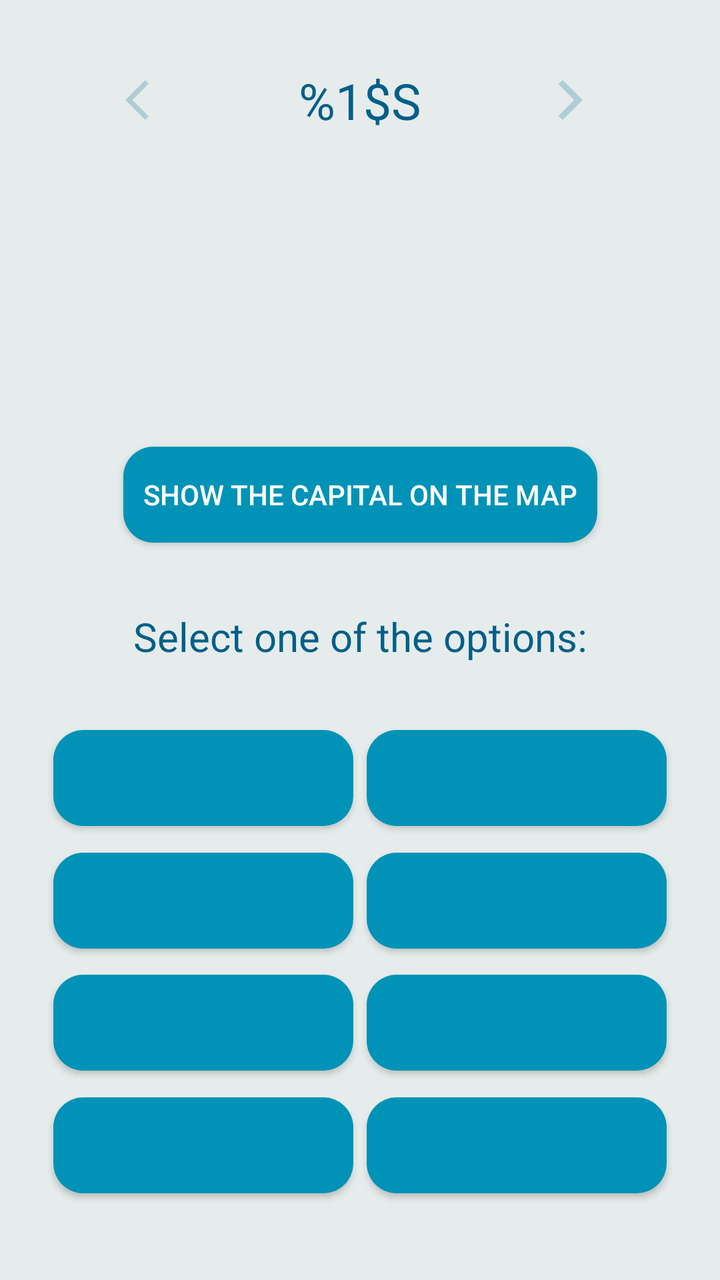
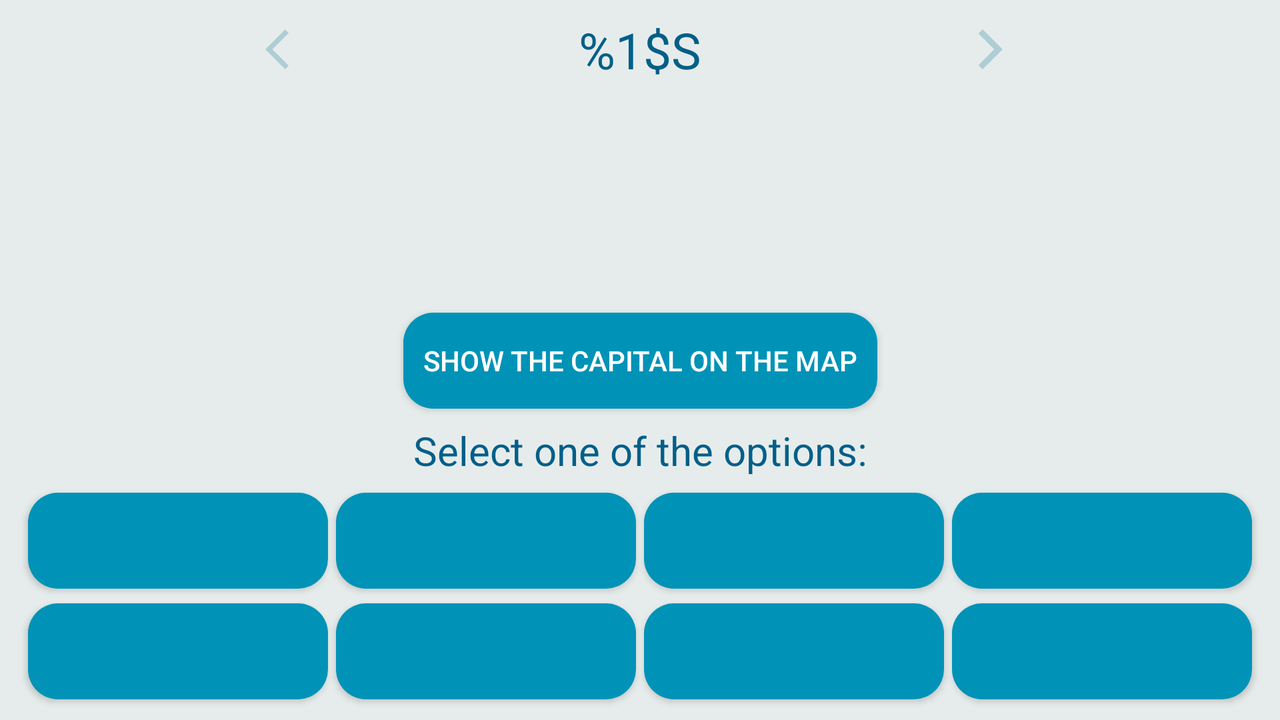

One screen, two layout resources from the same app: the default and the repository's alternative for another configuration. Each is rendered where Android would select it; the XML of both is given below.
<!-- AndroidManifest.xml: application theme AppTheme -->
<!-- res/layout/fragment_country_capital.xml -->
<?xml version="1.0" encoding="utf-8"?>
<androidx.constraintlayout.widget.ConstraintLayout xmlns:android="http://schemas.android.com/apk/res/android"
    xmlns:app="http://schemas.android.com/apk/res-auto"
    android:id="@+id/constraint_layout"
    android:layout_width="match_parent"
    android:layout_height="match_parent"
    android:elevation="6dp">

    <ImageView
        android:id="@+id/swipe_right"
        android:layout_width="wrap_content"
        android:layout_height="wrap_content"
        android:contentDescription="@string/swipe_right"
        android:src="@drawable/ic_swipe_right"
        app:layout_constraintBottom_toBottomOf="@+id/question_view"
        app:layout_constraintEnd_toEndOf="parent"
        app:layout_constraintStart_toEndOf="@+id/question_view"
        app:layout_constraintTop_toTopOf="@+id/question_view" />

    <ImageView
        android:id="@+id/swipe_left"
        android:layout_width="wrap_content"
        android:layout_height="wrap_content"
        android:contentDescription="@string/swipe_left"
        android:src="@drawable/ic_swipe_left"
        app:layout_constraintBottom_toBottomOf="@+id/question_view"
        app:layout_constraintEnd_toStartOf="@+id/question_view"
        app:layout_constraintStart_toStartOf="parent"
        app:layout_constraintTop_toTopOf="@+id/question_view" />

    <TextView
        android:id="@+id/question_view"
        android:layout_width="wrap_content"
        android:layout_height="wrap_content"
        android:layout_marginStart="20dp"
        android:layout_marginTop="20dp"
        android:layout_marginEnd="20dp"
        android:gravity="center"
        android:text="@string/question_text"
        android:textAllCaps="true"
        android:textSize="25sp"
        app:layout_constraintBottom_toTopOf="@+id/flag_button"
        app:layout_constraintEnd_toEndOf="parent"
        app:layout_constraintHorizontal_bias="0.5"
        app:layout_constraintStart_toStartOf="parent"
        app:layout_constraintTop_toTopOf="parent" />

    <ImageButton
        android:id="@+id/flag_button"
        style="?android:attr/borderlessButtonStyle"
        android:layout_width="200dp"
        android:layout_height="100dp"
        android:layout_marginTop="10dp"
        android:contentDescription="@string/content_description_flag"
        android:scaleType="fitCenter"
        android:translationZ="2dp"
        app:layout_constraintBottom_toTopOf="@+id/map_button"
        app:layout_constraintEnd_toEndOf="parent"
        app:layout_constraintHorizontal_bias="0.5"
        app:layout_constraintStart_toStartOf="parent"
        app:layout_constraintTop_toBottomOf="@+id/question_view" />

    <TextView
        android:id="@+id/choice"
        android:layout_width="match_parent"
        android:layout_height="wrap_content"
        android:layout_marginTop="20dp"
        android:gravity="center"
        android:text="@string/choice"
        android:textSize="20sp"
        app:layout_constraintBottom_toTopOf="@+id/capital_button1"
        app:layout_constraintTop_toBottomOf="@+id/map_button" />

    <Button
        android:id="@+id/map_button"
        android:layout_width="wrap_content"
        android:layout_height="wrap_content"
        android:layout_marginStart="20dp"
        android:layout_marginTop="20dp"
        android:layout_marginEnd="20dp"
        android:text="@string/map_button_enable"
        app:layout_constraintBottom_toTopOf="@+id/choice"
        app:layout_constraintEnd_toEndOf="parent"
        app:layout_constraintHorizontal_bias="0.5"
        app:layout_constraintStart_toStartOf="parent"
        app:layout_constraintTop_toBottomOf="@+id/flag_button" />

    <Button
        android:id="@+id/capital_button1"
        android:layout_width="150dp"
        android:layout_height="wrap_content"
        android:layout_marginStart="20dp"
        android:layout_marginTop="20dp"
        app:layout_constraintBottom_toTopOf="@+id/capital_button3"
        app:layout_constraintEnd_toStartOf="@+id/capital_button2"
        app:layout_constraintHorizontal_bias="0.5"
        app:layout_constraintStart_toStartOf="parent"
        app:layout_constraintTop_toBottomOf="@+id/choice" />

    <Button
        android:id="@+id/capital_button2"
        android:layout_width="150dp"
        android:layout_height="wrap_content"
        android:layout_marginTop="20dp"
        android:layout_marginEnd="20dp"
        app:layout_constraintBottom_toTopOf="@+id/capital_button4"
        app:layout_constraintEnd_toEndOf="parent"
        app:layout_constraintHorizontal_bias="0.5"
        app:layout_constraintStart_toEndOf="@+id/capital_button1"
        app:layout_constraintTop_toBottomOf="@+id/choice" />

    <Button
        android:id="@+id/capital_button3"
        android:layout_width="150dp"
        android:layout_height="wrap_content"
        android:layout_marginStart="20dp"
        app:layout_constraintBottom_toTopOf="@+id/capital_button5"
        app:layout_constraintEnd_toStartOf="@+id/capital_button4"
        app:layout_constraintHorizontal_bias="0.5"
        app:layout_constraintStart_toStartOf="parent"
        app:layout_constraintTop_toBottomOf="@+id/capital_button1" />

    <Button
        android:id="@+id/capital_button4"
        android:layout_width="150dp"
        android:layout_height="wrap_content"
        android:layout_marginEnd="20dp"
        app:layout_constraintBottom_toTopOf="@+id/capital_button6"
        app:layout_constraintEnd_toEndOf="parent"
        app:layout_constraintHorizontal_bias="0.5"
        app:layout_constraintStart_toEndOf="@+id/capital_button3"
        app:layout_constraintTop_toBottomOf="@+id/capital_button2" />

    <Button
        android:id="@+id/capital_button5"
        android:layout_width="150dp"
        android:layout_height="wrap_content"
        android:layout_marginStart="20dp"
        app:layout_constraintBottom_toTopOf="@+id/capital_button8"
        app:layout_constraintEnd_toStartOf="@+id/capital_button6"
        app:layout_constraintHorizontal_bias="0.5"
        app:layout_constraintStart_toStartOf="parent"
        app:layout_constraintTop_toBottomOf="@+id/capital_button3" />

    <Button
        android:id="@+id/capital_button6"
        android:layout_width="150dp"
        android:layout_height="wrap_content"
        android:layout_marginEnd="20dp"
        app:layout_constraintBottom_toTopOf="@+id/capital_button7"
        app:layout_constraintEnd_toEndOf="parent"
        app:layout_constraintHorizontal_bias="0.5"
        app:layout_constraintStart_toEndOf="@+id/capital_button5"
        app:layout_constraintTop_toBottomOf="@+id/capital_button4" />

    <Button
        android:id="@+id/capital_button7"
        android:layout_width="150dp"
        android:layout_height="wrap_content"
        android:layout_marginEnd="20dp"
        android:layout_marginBottom="30dp"
        app:layout_constraintBottom_toBottomOf="parent"
        app:layout_constraintEnd_toEndOf="parent"
        app:layout_constraintHorizontal_bias="0.5"
        app:layout_constraintStart_toEndOf="@+id/capital_button8"
        app:layout_constraintTop_toBottomOf="@+id/capital_button6" />

    <Button
        android:id="@+id/capital_button8"
        android:layout_width="150dp"
        android:layout_height="wrap_content"
        android:layout_marginStart="20dp"
        android:layout_marginBottom="30dp"
        app:layout_constraintBottom_toBottomOf="parent"
        app:layout_constraintEnd_toStartOf="@+id/capital_button7"
        app:layout_constraintHorizontal_bias="0.5"
        app:layout_constraintStart_toStartOf="parent"
        app:layout_constraintTop_toBottomOf="@+id/capital_button5" />


</androidx.constraintlayout.widget.ConstraintLayout>
<!-- resources referenced by this layout -->
<resources>
  <!-- drawable ic_swipe_left (drawable-anydpi) -->
  <vector xmlns:android="http://schemas.android.com/apk/res/android"
      android:width="24dp"
      android:height="24dp"
      android:viewportWidth="24"
      android:viewportHeight="24"
      android:tint="#A0C5CF"
      android:alpha="0.8">
    <path
        android:fillColor="@android:color/white"
        android:pathData="M11.67,3.87L9.9,2.1 0,12l9.9,9.9 1.77,-1.77L3.54,12z"/>
  </vector>
  <!-- drawable ic_swipe_right (drawable-anydpi) -->
  <vector xmlns:android="http://schemas.android.com/apk/res/android"
      android:width="24dp"
      android:height="24dp"
      android:viewportWidth="24"
      android:viewportHeight="24"
      android:tint="#A0C5CF"
      android:alpha="0.8">
    <path
        android:fillColor="@android:color/white"
        android:pathData="M5.88,4.12L13.76,12l-7.88,7.88L8,22l10,-10L8,2z"/>
  </vector>
  <string name="choice">Select one of the options:</string>
  <string name="content_description_flag">Flag</string>
  <string name="map_button_enable">Show the capital on the map</string>
  <string name="question_text">%1$s</string>
  <string name="swipe_left">Swipe left to right</string>
  <string name="swipe_right">Swipe right to left</string>
  <style name="AppTheme" parent="Theme.AppCompat.Light.DarkActionBar">
          
          <item name="colorPrimary">@color/colorPrimary</item>
          <item name="colorPrimaryDark">@color/colorPrimaryDark</item>
          <item name="colorAccent">@color/colorAccent</item>
          <item name="android:windowBackground">@color/background</item>
          <item name="android:buttonStyle">@style/MyStyleButton</item>
          <item name="android:textColor">@color/text</item>
          <item name="android:alertDialogTheme">@style/MyStyleDialog</item>
  
      </style>
  <color name="colorPrimary">#005f89</color>
  <color name="colorPrimaryDark">#0093b7</color>
  <color name="colorAccent">#09cac7</color>
  <color name="background">#e6eceb</color>
  <style name="MyStyleButton" parent="Widget.AppCompat.Button.Colored">
          <item name="android:background">@drawable/button</item>
          <item name="android:textColor">@color/textButton</item>
  
          <item name="android:padding">10dp</item>
      </style>
  <color name="text">#005f89</color>
  <style name="MyStyleDialog" parent="Base.V7.Theme.AppCompat.Light">
          <item name="android:windowBackground">@color/background</item>
          <item name="android:windowIsFloating">true</item>
      </style>
  <!-- drawable button (drawable) -->
  <?xml version="1.0" encoding="utf-8"?>
  <selector xmlns:android="http://schemas.android.com/apk/res/android">
      <item android:state_enabled="false"
          android:drawable="@drawable/button_not_enabled" />
      <item android:drawable="@drawable/button_normal"/>
  </selector>
  <color name="textButton">#FFFFFF</color>
  <!-- drawable button_not_enabled (drawable) -->
  <?xml version="1.0" encoding="utf-8"?>
  <shape
      xmlns:android="http://schemas.android.com/apk/res/android"
      android:shape="rectangle">
      <solid android:color="@color/buttonNotEnabled"/>
      <corners android:radius="15dp"/>
  </shape>
  <!-- drawable button_normal (drawable) -->
  <?xml version="1.0" encoding="utf-8"?>
  <shape
      xmlns:android="http://schemas.android.com/apk/res/android"
      android:shape="rectangle">
      <solid android:color="@color/choiceButton"/>
      <corners android:radius="15dp"/>
  </shape>
  <color name="buttonNotEnabled">#a0c5cf</color>
  <color name="choiceButton">#0093b7</color>
</resources>
<!-- res/layout-land/fragment_country_capital.xml (the repository's variant of the layout above) -->
<!-- drawn on the phone turned sideways -->
<?xml version="1.0" encoding="utf-8"?>
<androidx.constraintlayout.widget.ConstraintLayout xmlns:android="http://schemas.android.com/apk/res/android"
    xmlns:app="http://schemas.android.com/apk/res-auto"
    xmlns:tools="http://schemas.android.com/tools"
    android:id="@+id/constraint_layout"
    android:layout_width="match_parent"
    android:layout_height="match_parent"
    android:elevation="6dp">

    <ImageView
        android:id="@+id/swipe_right"
        android:layout_width="wrap_content"
        android:layout_height="wrap_content"
        android:contentDescription="@string/swipe_right"
        android:src="@drawable/ic_swipe_right"
        app:layout_constraintBottom_toBottomOf="@+id/question_view"
        app:layout_constraintEnd_toEndOf="parent"
        app:layout_constraintStart_toEndOf="@+id/question_view"
        app:layout_constraintTop_toTopOf="@+id/question_view" />

    <ImageView
        android:id="@+id/swipe_left"
        android:layout_width="wrap_content"
        android:layout_height="wrap_content"
        android:contentDescription="@string/swipe_left"
        android:src="@drawable/ic_swipe_left"
        app:layout_constraintBottom_toBottomOf="@+id/question_view"
        app:layout_constraintEnd_toStartOf="@+id/question_view"
        app:layout_constraintStart_toStartOf="parent"
        app:layout_constraintTop_toTopOf="@+id/question_view" />

    <TextView
        android:id="@+id/question_view"
        android:layout_width="wrap_content"
        android:layout_height="wrap_content"
        android:layout_marginTop="3dp"
        android:gravity="center"
        android:text="@string/question_text"
        android:textAllCaps="true"
        android:textSize="25sp"
        app:layout_constraintBottom_toBottomOf="@+id/swipe_left"
        app:layout_constraintEnd_toEndOf="parent"
        app:layout_constraintHorizontal_bias="0.5"
        app:layout_constraintStart_toStartOf="parent"
        app:layout_constraintTop_toTopOf="parent" />

    <ImageButton
        android:id="@+id/flag_button"
        style="?android:attr/borderlessButtonStyle"
        android:layout_width="200dp"
        android:layout_height="100dp"
        android:scaleType="fitCenter"
        android:translationZ="2dp"
        app:layout_constraintBottom_toTopOf="@+id/map_button"
        app:layout_constraintEnd_toEndOf="parent"
        app:layout_constraintHorizontal_bias="0.5"
        app:layout_constraintStart_toStartOf="parent"
        app:layout_constraintTop_toBottomOf="@+id/question_view" />

    <TextView
        android:id="@+id/choice"
        android:layout_width="match_parent"
        android:layout_height="wrap_content"
        android:gravity="center"
        android:text="@string/choice"
        android:textSize="20sp"
        app:layout_constraintBottom_toTopOf="@+id/capital_button1"
        app:layout_constraintTop_toBottomOf="@+id/map_button" />

    <Button
        android:id="@+id/map_button"
        android:layout_width="wrap_content"
        android:layout_height="wrap_content"
        android:layout_marginStart="20dp"
        android:layout_marginEnd="20dp"
        android:contentDescription="@string/content_description_flag"
        android:text="@string/map_button_enable"
        app:layout_constraintBottom_toTopOf="@+id/choice"
        app:layout_constraintEnd_toEndOf="parent"
        app:layout_constraintHorizontal_bias="0.5"
        app:layout_constraintStart_toStartOf="parent"
        app:layout_constraintTop_toBottomOf="@+id/flag_button" />

    <Button
        android:id="@+id/capital_button1"
        android:layout_width="150dp"
        android:layout_height="wrap_content"
        android:layout_marginStart="10dp"
        app:layout_constraintBottom_toTopOf="@+id/capital_button2"
        app:layout_constraintEnd_toStartOf="@+id/capital_button3"
        app:layout_constraintHorizontal_bias="0.5"
        app:layout_constraintStart_toStartOf="parent"
        app:layout_constraintTop_toBottomOf="@+id/choice" />

    <Button
        android:id="@+id/capital_button2"
        android:layout_width="150dp"
        android:layout_height="wrap_content"
        android:layout_marginStart="10dp"
        android:layout_marginBottom="3dp"
        app:layout_constraintBottom_toBottomOf="parent"
        app:layout_constraintEnd_toStartOf="@+id/capital_button4"
        app:layout_constraintHorizontal_bias="0.5"
        app:layout_constraintStart_toStartOf="parent"
        app:layout_constraintTop_toBottomOf="@+id/capital_button1" />

    <Button
        android:id="@+id/capital_button3"
        android:layout_width="150dp"
        android:layout_height="wrap_content"
        app:layout_constraintBottom_toTopOf="@+id/capital_button4"
        app:layout_constraintEnd_toStartOf="@+id/capital_button5"
        app:layout_constraintHorizontal_bias="0.5"
        app:layout_constraintStart_toEndOf="@+id/capital_button1"
        app:layout_constraintTop_toBottomOf="@+id/choice" />

    <Button
        android:id="@+id/capital_button4"
        android:layout_width="150dp"
        android:layout_height="wrap_content"
        android:layout_marginBottom="3dp"
        app:layout_constraintBottom_toBottomOf="parent"
        app:layout_constraintEnd_toStartOf="@+id/capital_button6"
        app:layout_constraintHorizontal_bias="0.5"
        app:layout_constraintStart_toEndOf="@+id/capital_button2"
        app:layout_constraintTop_toBottomOf="@+id/capital_button3" />

    <Button
        android:id="@+id/capital_button5"
        android:layout_width="150dp"
        android:layout_height="wrap_content"
        app:layout_constraintBottom_toTopOf="@+id/capital_button6"
        app:layout_constraintEnd_toStartOf="@+id/capital_button7"
        app:layout_constraintHorizontal_bias="0.5"
        app:layout_constraintStart_toEndOf="@+id/capital_button3"
        app:layout_constraintTop_toBottomOf="@+id/choice" />

    <Button
        android:id="@+id/capital_button6"
        android:layout_width="150dp"
        android:layout_height="wrap_content"
        android:layout_marginBottom="3dp"
        app:layout_constraintBottom_toBottomOf="parent"
        app:layout_constraintEnd_toStartOf="@+id/capital_button8"
        app:layout_constraintHorizontal_bias="0.5"
        app:layout_constraintStart_toEndOf="@+id/capital_button4"
        app:layout_constraintTop_toBottomOf="@+id/capital_button5" />

    <Button
        android:id="@+id/capital_button7"
        android:layout_width="150dp"
        android:layout_height="wrap_content"
        android:layout_marginEnd="10dp"
        app:layout_constraintBottom_toTopOf="@+id/capital_button8"
        app:layout_constraintEnd_toEndOf="parent"
        app:layout_constraintHorizontal_bias="0.5"
        app:layout_constraintStart_toEndOf="@+id/capital_button5"
        app:layout_constraintTop_toBottomOf="@+id/choice" />

    <Button
        android:id="@+id/capital_button8"
        android:layout_width="150dp"
        android:layout_height="wrap_content"
        android:layout_marginEnd="10dp"
        android:layout_marginBottom="3dp"
        app:layout_constraintBottom_toBottomOf="parent"
        app:layout_constraintEnd_toEndOf="parent"
        app:layout_constraintHorizontal_bias="0.5"
        app:layout_constraintStart_toEndOf="@+id/capital_button6"
        app:layout_constraintTop_toBottomOf="@+id/capital_button7" />


</androidx.constraintlayout.widget.ConstraintLayout>
